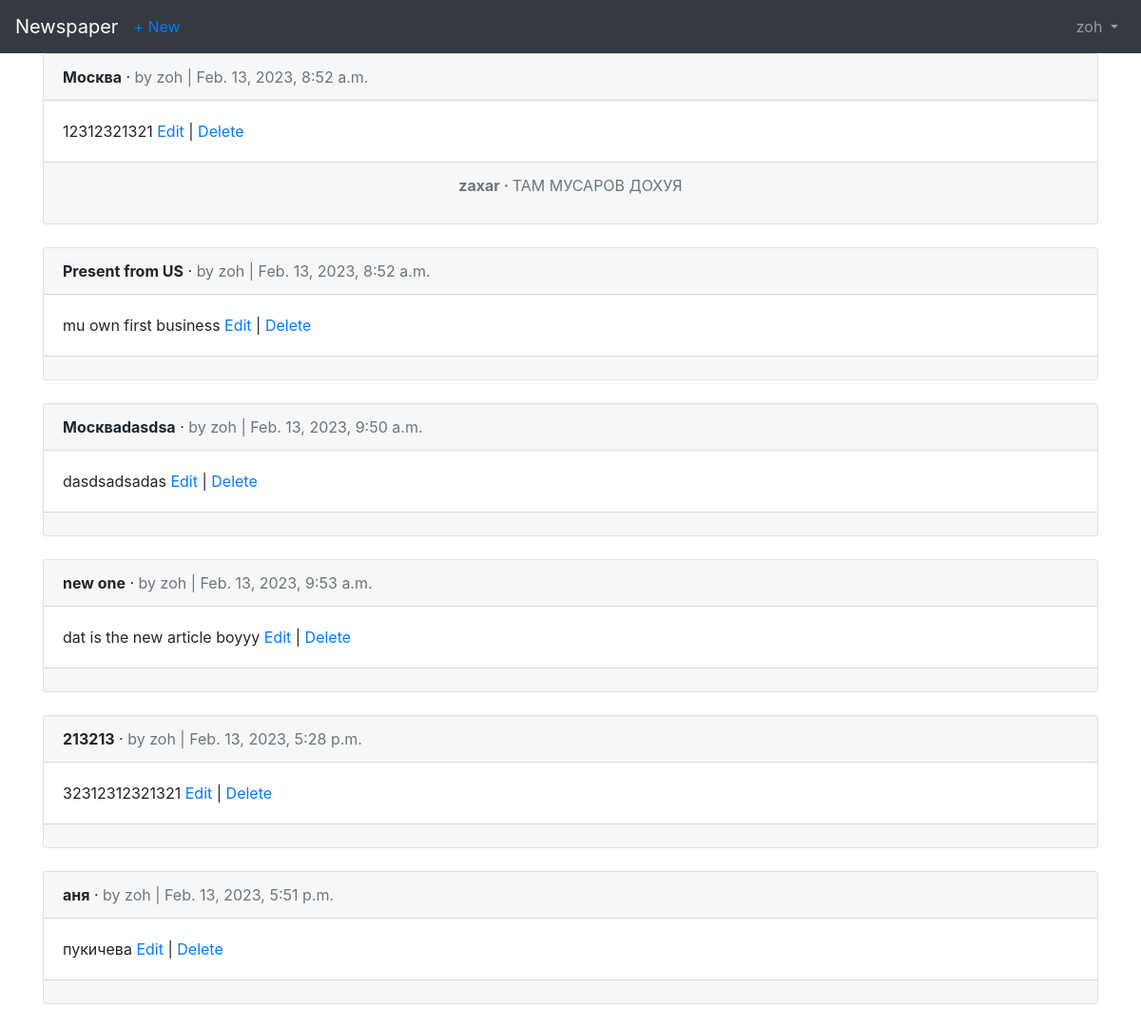
/articles/ (signed in), run on the app's committed database.
### accounts/models.py (models this page shows)
class CustomUser(AbstractUser):
    age = models.PositiveIntegerField(null=True, blank=True)

### articles/models.py (models this page shows, shortened)
class Article(models.Model):
    title = models.CharField(max_length=255)
    body = models.TextField()
    date = models.DateTimeField(auto_now_add=True)
    author = models.ForeignKey(
        get_user_model(),
        on_delete=models.CASCADE,
    )

class Comment(models.Model):
    article = models.ForeignKey(
        Article,
        on_delete=models.CASCADE,
        related_name='comments',
        )
    comment = models.CharField(max_length=140)
    author = models.ForeignKey(
        get_user_model(),
        on_delete=models.CASCADE
    )
    def __str__(self):
        return self.comment

### articles/views.py (the view)
# urls.py: path('', ArticleListView.as_view(), name='article_list'),
class ArticleListView(LoginRequiredMixin, ListView):
    model = Article
    template_name = 'article_list.html'

### templates/article_list.html (shortened to what this page needs)
{% extends 'base.html' %}
{% block content %}
{% for article in object_list %}
<div class="card">
<div class="card-header">
<span class="font-weight-bold">{{ article.title }}</span> &middot;
<span class="text-muted">by {{ article.author }} |
{{ article.date }}</span>
    </div>
<div class="card-body">
{{ article.body }}
    <a href="{% url 'article_edit' article.pk %}">Edit</a> |
<a href="{% url 'article_delete' article.pk %}">Delete</a>
</div>
<div class="card-footer text-center text-muted">
    {% for comment in article.comments.all %}
        <p>
        <span class="font-weight-bold">
            {{ comment.author }}  &middot;
        </span>
        {{ comment }}
        </p>
    {% endfor %}
</div>
</div>
<br />
{% endfor %}
{% endblock content %}

### templates/base.html (shortened to what this page needs)
<!DOCTYPE html>
<html>
<head>
<link rel="stylesheet" href="https://cdn.jsdelivr.net/npm/bootstrap@4.5.3/dist/css/bootstrap.min.css">
</head>
<body>
<nav class="navbar navbar-expand-lg navbar-dark bg-dark">
<a class="navbar-brand" href="{% url 'home' %}">Newspaper</a>
<div class="collapse navbar-collapse" id="navbarSupportedContent">
{% if user.is_authenticated %}
    <ul class="navbar-nav mr-auto">
<li class="nav-item">
<a href="{% url 'article_create' %}">+ New</a>
</li>
</ul>
<ul class="navbar-nav ml-auto">
<li class="nav-item">
<a class="nav-link dropdown-toggle" href="#"
id="navbarDropdown" role="button" data-toggle="dropdown"
aria-haspopup="true" aria-expanded="false">
{{ user.username }}
</a>
</li>
</ul>
{% endif %}
</div>
</nav>
<main>
<div class="container">
{% block content %}
{% endblock content %}
</div>
</main>
</body>
</html>

### data on the page
CustomUser: username "zoh"
Article: title "Москва", author "zoh", date "Feb. 13, 2023, 8:52 a.m.", body "12312321321"
Comment: author "zaxar", comment "ТАМ МУСАРОВ ДОХУЯ"
Article: title "Present from US", author "zoh", date "Feb. 13, 2023, 8:52 a.m.", body "mu own first business"
Article: title "Москваdasdsa", author "zoh", date "Feb. 13, 2023, 9:50 a.m.", body "dasdsadsadas"
Article: title "new one", author "zoh", date "Feb. 13, 2023, 9:53 a.m.", body "dat is the new article boyyy"
Article: title "213213", author "zoh", date "Feb. 13, 2023, 5:28 p.m.", body "32312312321321"
Article: title "аня", author "zoh", date "Feb. 13, 2023, 5:51 p.m.", body "пукичева"
